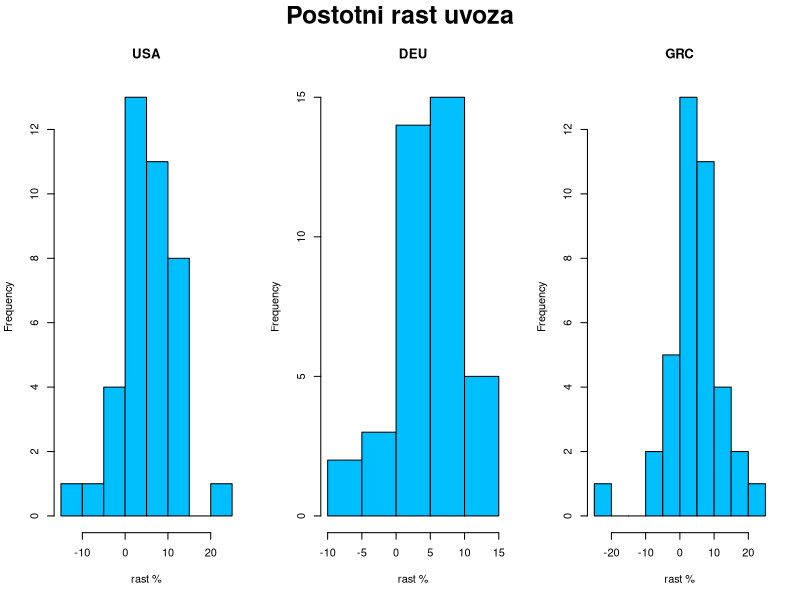
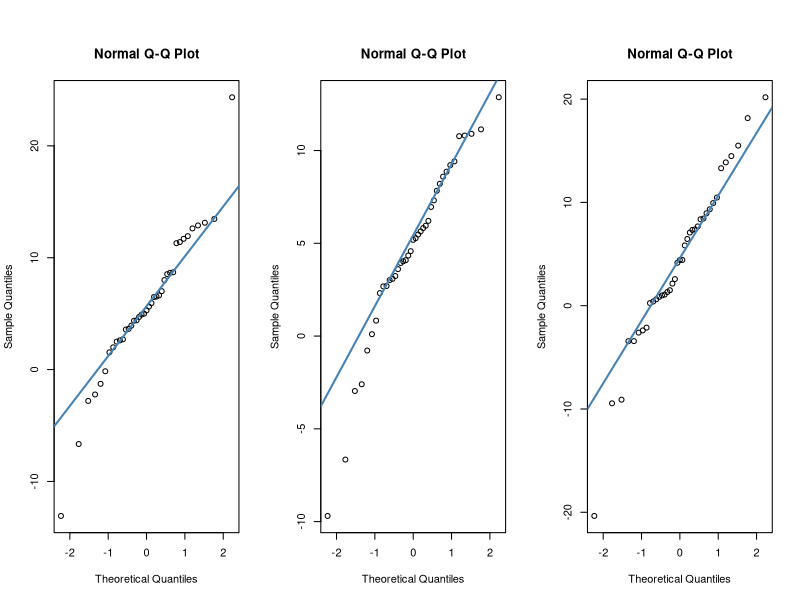
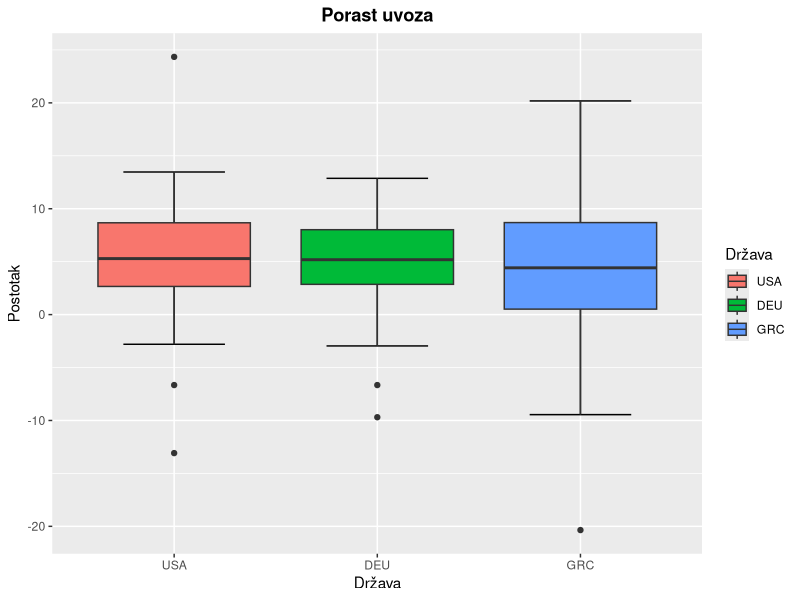
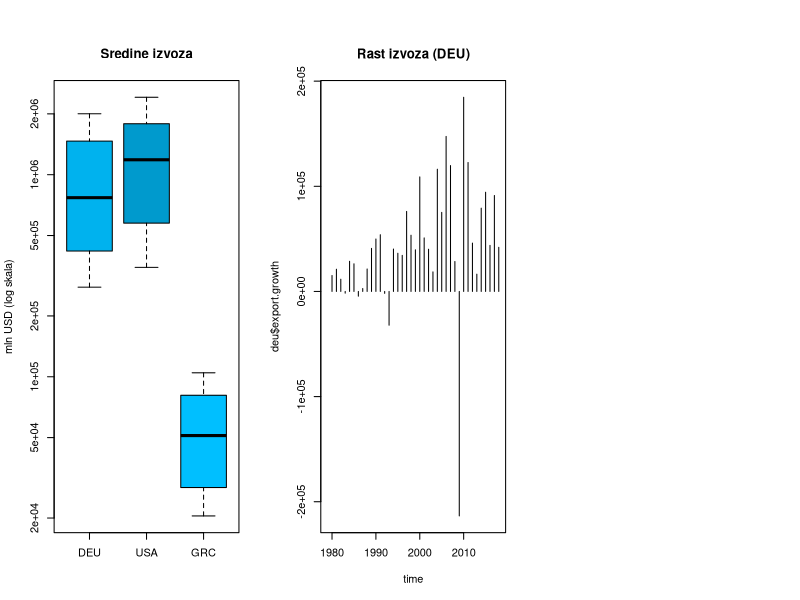
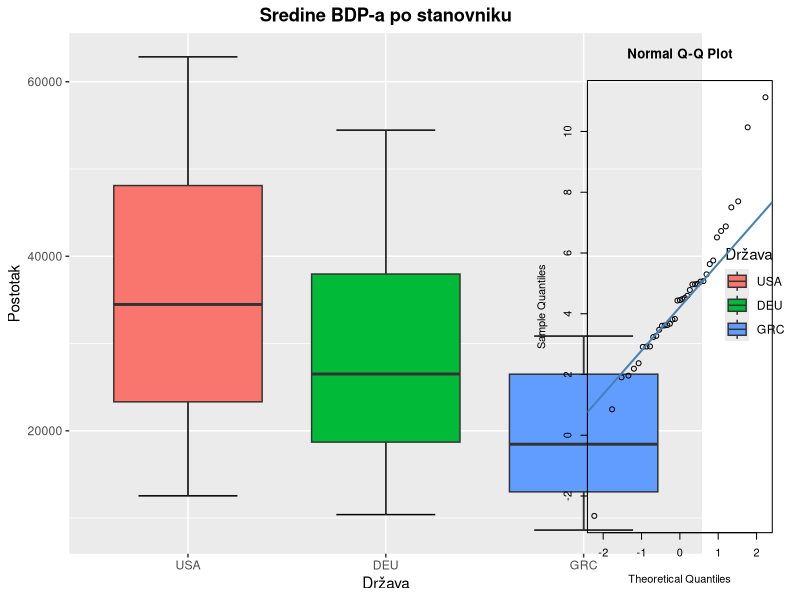
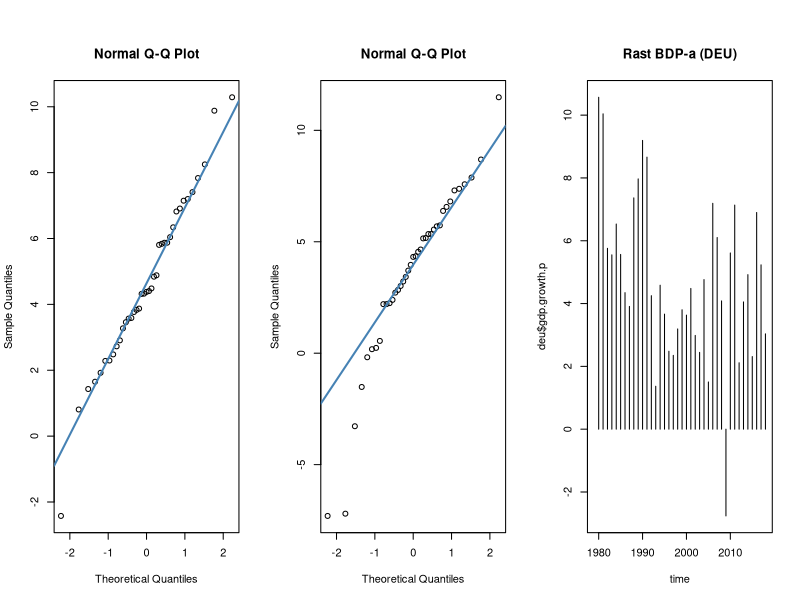
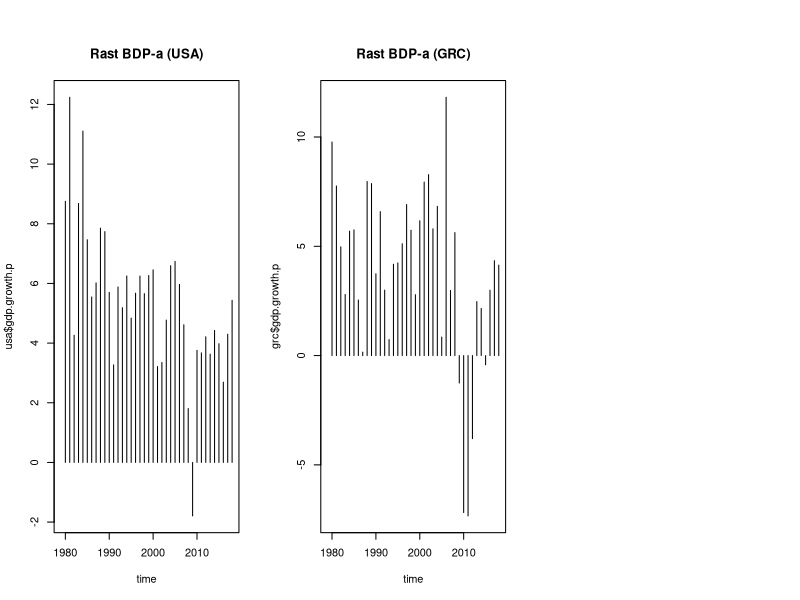
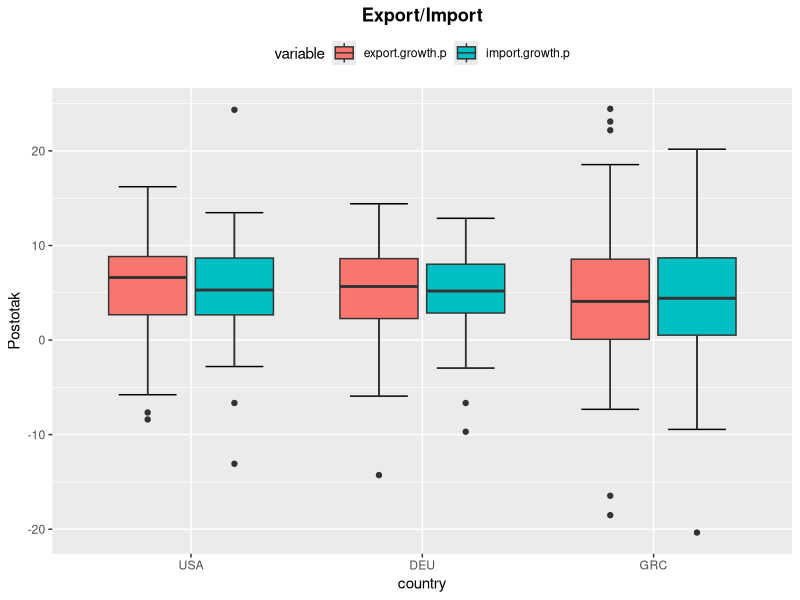

Recreate these plots in R, in order.
## ---- chunk 1
library(knitr)
knitr::opts_chunk$set(echo = TRUE)

library(tidyverse)
library(reshape2)

Sys.setlocale(locale = "hr_HR.utf8")
## ---- chunk 2
export.data = read.csv("Export_data.csv", fileEncoding="UTF-8-BOM")
# head(export.data)

import.data = read.csv("Import_data.csv", fileEncoding="UTF-8-BOM")
# head(import.data)

gdp.data = read.csv("GDP_data.csv", fileEncoding="UTF-8-BOM")
# head(gdp.data)

gdp.pc.data = read.csv("GDPpercapita_data.csv", fileEncoding="UTF-8-BOM")
# head(gdp.pc.data)
## ---- chunk 3
export.loc.cnt = export.data %>% group_by(LOCATION) %>%
    summarise(exp_n = n(), exp_est = sum(Flag.Codes == 'E')) %>%
    arrange(desc(exp_n), exp_est)
import.loc.cnt = import.data %>% group_by(LOCATION) %>%
    summarise(imp_n = n(), imp_est = sum(Flag.Codes == 'E')) %>%
    arrange(desc(imp_n), imp_est)
gdp.loc.cnt = gdp.data %>% group_by(LOCATION) %>%
    summarise(gdp_n = n(), gdp_est = sum(Flag.Codes == 'E')) %>%
    arrange(desc(gdp_n), gdp_est)
gdp.pc.loc.cnt = gdp.pc.data %>% group_by(LOCATION) %>%
    summarise(gdp_pc_n = n(), gdp_pc_est = sum(Flag.Codes == 'E')) %>%
    arrange(desc(gdp_pc_n), gdp_pc_est)
loc.cnt = merge(merge(export.loc.cnt, import.loc.cnt), merge(gdp.loc.cnt, gdp.pc.loc.cnt))
knitr::kable(
  head(arrange(loc.cnt,
               desc(loc.cnt[,2]), desc(loc.cnt[,4]), desc(loc.cnt[,6]), desc(loc.cnt[,8]),
               loc.cnt[,3], loc.cnt[,5], loc.cnt[,7], loc.cnt[,9]), 20),
  caption = "Broj podataka za pojedinu državu"
)
## ---- chunk 4
remove(export.loc.cnt, import.loc.cnt, gdp.loc.cnt, gdp.pc.loc.cnt, loc.cnt)
## ---- chunk 5
time = 1979:2018
usa = data.frame(year = 1979:2018,
                 export.mln_usd = export.data$Value[export.data$LOCATION == "USA"],
                 import.mln_usd = import.data$Value[import.data$LOCATION == "USA"],
                 gdp.mln_usd = gdp.data$Value[gdp.data$LOCATION == "USA"],
                 gdp.pc.usd_cap = gdp.pc.data$Value[gdp.pc.data$LOCATION == "USA"])
usa$net.trade = usa$export.mln_usd - usa$import.mln_usd
deu = data.frame(year = 1979:2019,
                 export.mln_usd = export.data$Value[export.data$LOCATION == "DEU"],
                 import.mln_usd = import.data$Value[import.data$LOCATION == "DEU"],
                 gdp.mln_usd = gdp.data$Value[gdp.data$LOCATION == "DEU"],
                 gdp.pc.usd_cap = gdp.pc.data$Value[gdp.pc.data$LOCATION == "DEU"])
deu$net.trade = deu$export.mln_usd - deu$import.mln_usd
grc = data.frame(year = 1979:2019,
                 export.mln_usd = export.data$Value[export.data$LOCATION == "GRC"],
                 import.mln_usd = import.data$Value[import.data$LOCATION == "GRC"],
                 gdp.mln_usd = gdp.data$Value[gdp.data$LOCATION == "GRC"],
                 gdp.pc.usd_cap = gdp.pc.data$Value[gdp.pc.data$LOCATION == "GRC"])
grc$net.trade = grc$export.mln_usd - grc$import.mln_usd
## ---- chunk 6
usa = usa %>% mutate(import.mln_usd,
                     import.growth = import.mln_usd - lag(import.mln_usd),
                     import.growth.p = import.growth / lag(import.mln_usd) * 100)
deu = deu %>% mutate(import.mln_usd, 
                     import.growth = import.mln_usd - lag(import.mln_usd),
                     import.growth.p = import.growth / lag(import.mln_usd) * 100)
grc = grc %>% mutate(import.mln_usd,
                     import.growth = import.mln_usd - lag(import.mln_usd),
                     import.growth.p = import.growth / lag(import.mln_usd) * 100)
usa = usa %>% mutate(export.mln_usd, 
                     export.growth = export.mln_usd - lag(export.mln_usd),
                     export.growth.p = export.growth / lag(export.mln_usd) * 100)
deu = deu %>% mutate(export.mln_usd,
                     export.growth = export.mln_usd - lag(export.mln_usd),
                     export.growth.p = export.growth / lag(export.mln_usd) * 100)
grc = grc %>% mutate(export.mln_usd,
                     export.growth = export.mln_usd - lag(export.mln_usd),
                     export.growth.p = export.growth / lag(export.mln_usd) * 100)
usa = usa %>% mutate(gdp.mln_usd,
                     gdp.growth = gdp.mln_usd - lag(gdp.mln_usd),
                     gdp.growth.p = gdp.growth / lag(gdp.mln_usd) * 100)
deu = deu %>% mutate(gdp.mln_usd,
                     gdp.growth = gdp.mln_usd - lag(gdp.mln_usd),
                     gdp.growth.p = gdp.growth / lag(gdp.mln_usd) * 100)
grc = grc %>% mutate(gdp.mln_usd,
                     gdp.growth = gdp.mln_usd - lag(gdp.mln_usd),
                     gdp.growth.p = gdp.growth / lag(gdp.mln_usd) * 100)
usa = usa %>% mutate(gdp.pc.usd_cap,
                     gdp.pc.growth = gdp.pc.usd_cap - lag(gdp.pc.usd_cap),
                     gdp.pc.growth.p = gdp.pc.growth / lag(gdp.pc.usd_cap) * 100)
deu = deu %>% mutate(gdp.pc.usd_cap,
                     gdp.pc.growth = gdp.pc.usd_cap - lag(gdp.pc.usd_cap),
                     gdp.pc.growth.p = gdp.pc.growth / lag(gdp.pc.usd_cap) * 100)
grc = grc %>% mutate(gdp.pc.usd_cap,
                     gdp.pc.growth = gdp.pc.usd_cap - lag(gdp.pc.usd_cap),
                     gdp.pc.growth.p = gdp.pc.growth / lag(gdp.pc.usd_cap) * 100)
# brisemo zadnju opservaciju za deu i grc jer usa nema podatke za 2019.g.
deu = deu[-nrow(deu),]
grc = grc[-nrow(grc),]
## ---- chunk 7
data.all = bind_rows(lapply(c("USA", "DEU", "GRC"), function (x) {
  data.frame(country=x, get(tolower(x)))
}))
data.all$country = factor(data.all$country, levels = c("USA", "DEU", "GRC"))
## ---- chunk 8
summary(usa)
summary(deu)
summary(grc)
## ---- chunk 9
par(mfrow = c(1, 3), oma = c(0, 0, 2, 0))
hist(usa$import.growth.p, main="USA", xlab="rast %", col="deepskyblue")
hist(deu$import.growth.p, main="DEU", xlab="rast %", col="deepskyblue")
hist(grc$import.growth.p, main="GRC", xlab="rast %", col="deepskyblue")
mtext("Postotni rast uvoza", outer = T, cex = 1.5, font = 2)
## ---- chunk 10
qqnorm(usa$import.growth.p)
qqline(usa$import.growth.p, col = "steelblue", lwd = 2)

qqnorm(deu$import.growth.p)
qqline(deu$import.growth.p, col = "steelblue", lwd = 2)

qqnorm(grc$import.growth.p)
qqline(grc$import.growth.p, col = "steelblue", lwd = 2)
## ---- chunk 11
ggplot(na.omit(data.all), aes(x=country, y=import.growth.p)) +
  stat_boxplot(geom = "errorbar", width = 0.5) +
  geom_boxplot(aes(fill=country)) +
  labs(title = "Porast uvoza", x="Država", y="Postotak", fill="Država") +
  theme(plot.title = element_text(hjust = 0.5, face = "bold"))
## ---- chunk 12
boxplot(deu$export.mln_usd,
        usa$export.mln_usd,
        grc$export.mln_usd,
        names = c("DEU", "USA", "GRC"), main = "Sredine izvoza",
        col = c("deepskyblue2", "deepskyblue3", "deepskyblue"),
        ylab = "mln USD (log skala)",
        log = "y")
## ---- chunk 13
plot(time, deu$export.growth, type = "h", main = "Rast izvoza (DEU)")
## ---- chunk 14
ggplot(na.omit(data.all), aes(x=country, y=gdp.pc.usd_cap)) +
  stat_boxplot(geom = "errorbar", width = 0.5) +
  geom_boxplot(aes(fill=country)) +
  labs(title = "Sredine BDP-a po stanovniku", x="Država", y="Postotak", fill="Država") +
  theme(plot.title = element_text(hjust = 0.5, face = "bold"))

## ---- chunk 15
qqnorm(usa$gdp.pc.growth.p)
qqline(usa$gdp.pc.growth.p, col = "steelblue", lwd = 2)

qqnorm(deu$gdp.pc.growth.p)
qqline(deu$gdp.pc.growth.p, col = "steelblue", lwd = 2)

qqnorm(grc$gdp.pc.growth.p)
qqline(grc$gdp.pc.growth.p, col = "steelblue", lwd = 2)
## ---- chunk 16
plot(time, deu$gdp.growth.p, type = "h", main = "Rast BDP-a (DEU)")
plot(time, usa$gdp.growth.p, type="h", main = "Rast BDP-a (USA)")
plot(time, grc$gdp.growth.p, type="h", main = "Rast BDP-a (GRC)")

## ---- chunk 17
exp.imp = melt(data.all, id.vars = "country",
               measure.vars = c("export.growth.p", "import.growth.p"), na.rm = T)
ggplot(exp.imp, aes(x = country, y = value, fill = variable)) +
  stat_boxplot(geom = "errorbar", width = 0.5, position = position_dodge(0.75)) +
  geom_boxplot() +
  labs(title = "Export/Import", y="Postotak") +
  theme(plot.title = element_text(hjust = 0.5, face = "bold"), legend.position = "top")
## ---- chunk 18
var.test(usa$export.growth.p, usa$import.growth.p, alternative = "two.sided", na.action = na.omit)
## ---- chunk 19
t.test(usa$export.growth.p, usa$import.growth.p, alternative = "greater", var.equal = TRUE,
       na.action = na.omit)
## ---- chunk 20
gdp.gdppc = melt(data.all, id.vars = "country",
               measure.vars = c("gdp.growth.p", "gdp.pc.growth.p"), na.rm = T)
ggplot(gdp.gdppc, aes(x = country, y = value, fill = variable)) +
  stat_boxplot(geom = "errorbar", width = 0.5, position = position_dodge(0.75)) +
  geom_boxplot() +
  labs(title = "BDP/BDP po stanovniku", y="Postotak") +
  theme(plot.title = element_text(hjust = 0.5, face = "bold"), legend.position = "top")
## ---- chunk 21
var.test(usa$gdp.growth.p, usa$gdp.pc.growth.p, alternative = "two.sided", na.action = na.omit)
## ---- chunk 22
t.test(usa$gdp.growth.p, usa$gdp.pc.growth.p, alternative = "greater", var.equal = TRUE,
       na.action = na.omit)
## ---- chunk 23
ggplot(na.omit(data.all), aes(x=country, y=gdp.pc.growth.p)) +
  stat_boxplot(geom = "errorbar", width = 0.5) +
  geom_boxplot(aes(fill=country)) +
  labs(title = "Rast BDP-a po stanovniku", x="Država", y="Postotak", fill="Država") +
  theme(plot.title = element_text(hjust = 0.5, face = "bold"))
## ---- chunk 24
bartlett.test(gdp.pc.growth.p ~ country, data.all)
## ---- chunk 25
kruskal.test(gdp.pc.growth.p ~ country, data.all)
